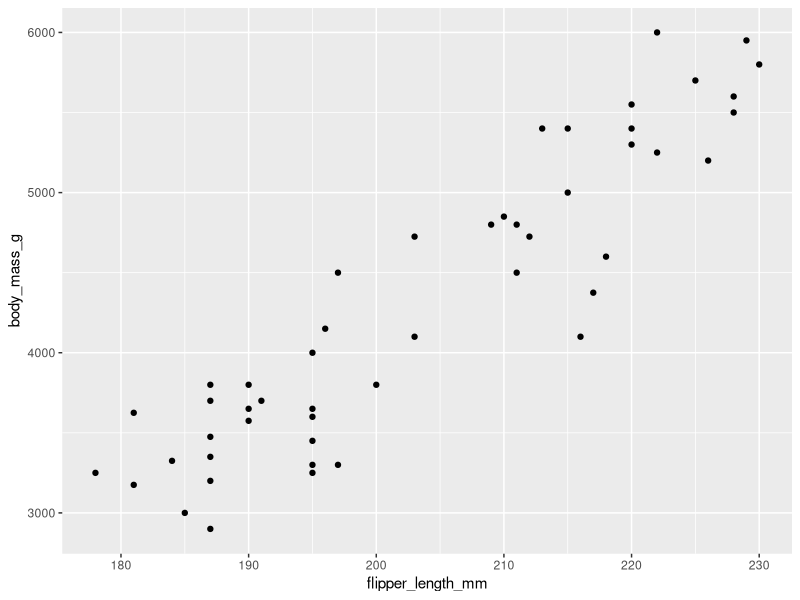
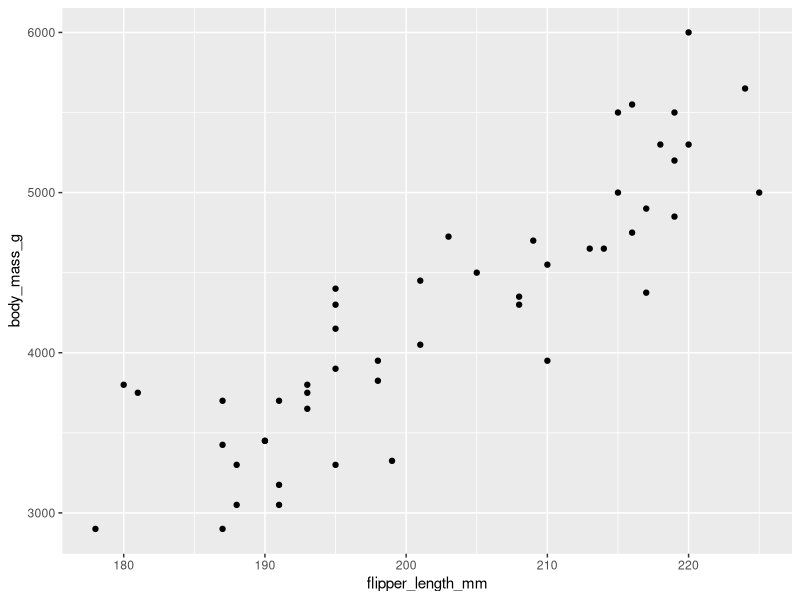
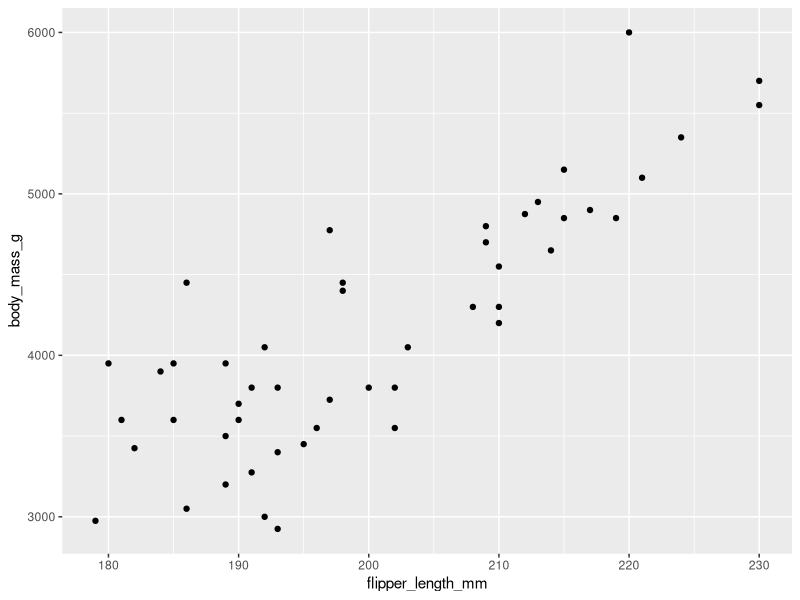
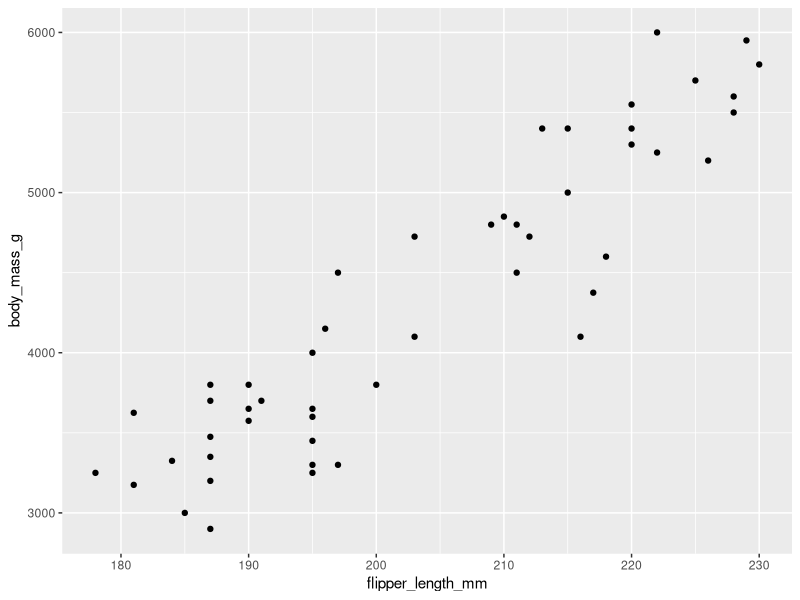
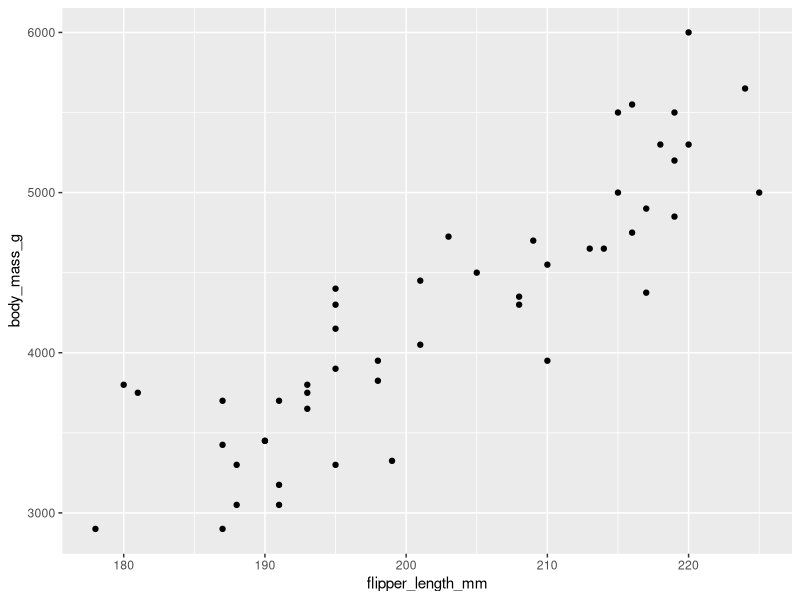
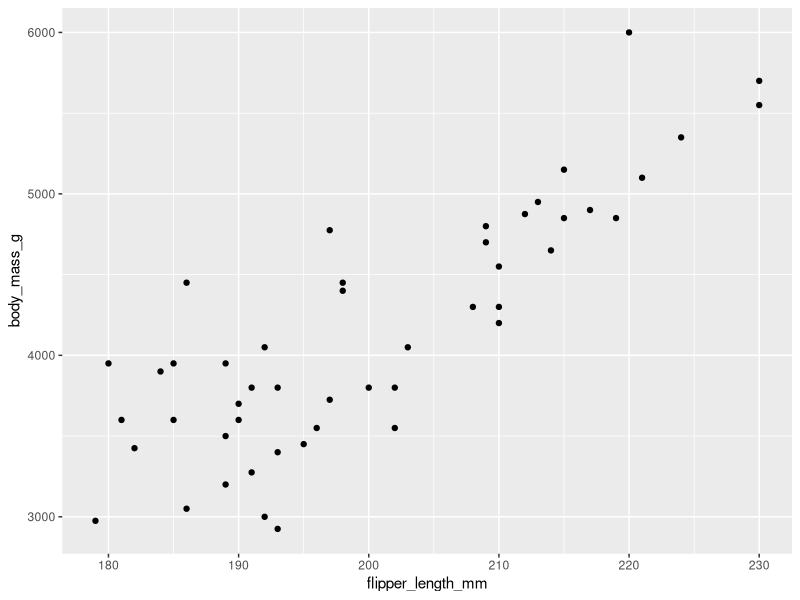
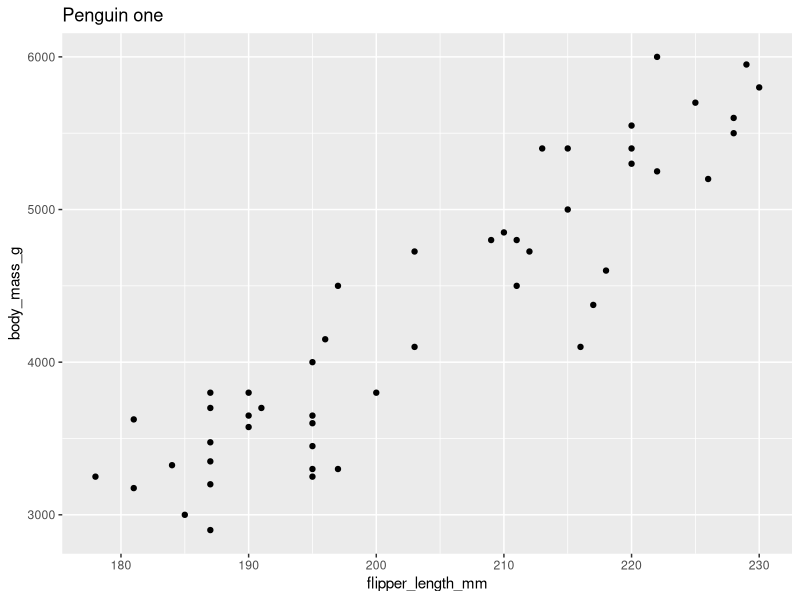
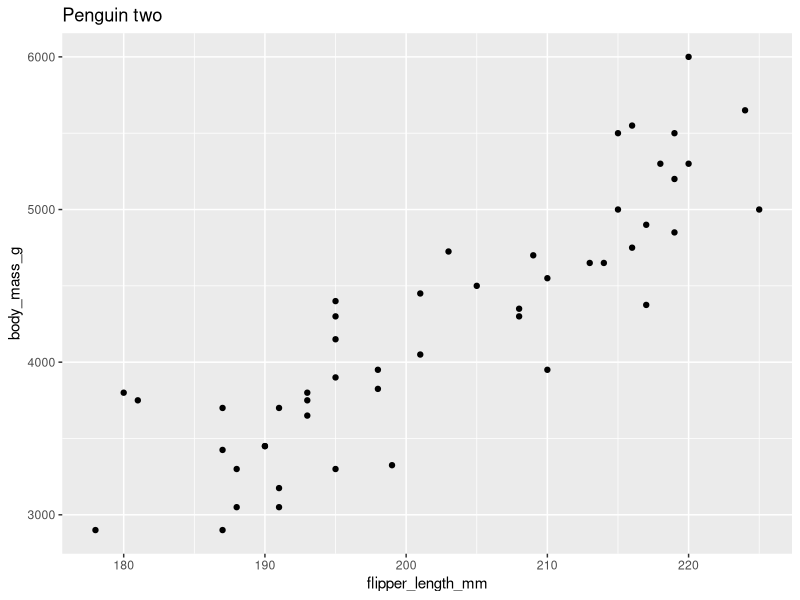

Reproduce these figures in R, in order.
## ---- chunk 1

library(palmerpenguins)
library(tidyverse)

knitr::opts_chunk$set(echo = TRUE)

# make several datasets

penguins_1 <- penguins %>% 
  sample_n(50)

penguins_2 <- penguins %>% 
  sample_n(50)

penguins_3 <- penguins %>% 
  sample_n(50)

lots_of_penguins <- list(penguins_1, penguins_2, penguins_3)

## ---- chunk 2

walk(lots_of_penguins, function(x) {
  
  p <- x %>% 
    ggplot(aes(flipper_length_mm, body_mass_g)) +
    geom_point()
  
  print(p)
})

## ---- chunk 3

walk(paste0("penguins_", 1 : 3), function(x) {
  
  df <- get(x) 
  
  p <- df %>% 
    ggplot(aes(flipper_length_mm, body_mass_g)) +
    geom_point()
  
  print(p)
})

## ---- chunk 4

penguin_names <- c("Penguin one", "Penguin two", "Penguin three")

walk2(lots_of_penguins, penguin_names, function(x, y) {
  
  p <- x %>% 
    ggplot(aes(flipper_length_mm, body_mass_g)) +
    geom_point() + 
    ggtitle(y)
  
  print(p)
})

